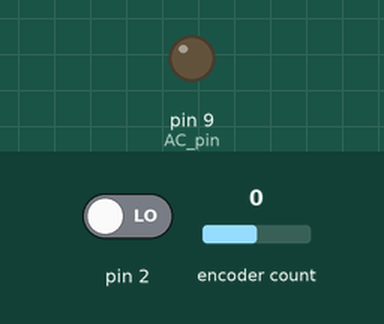
Recording of a sketch running on a simulated Arduino Uno, built with avr-gcc and run on an emulated ATmega328P. Parts: output pins drawn as LEDs (lit = HIGH). Inputs (shaded band) come from the test bench; at power-on: pin 2 LOW, encoder count 0. What the sketch prints to the serial monitor is not drawn.

Above: at 1.2 s.
1.3 s: pin 2 driven HIGH
At 2.2 s:
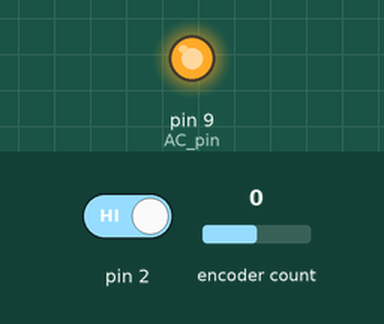
2.8 s: encoder count set to 1
Timing chart, 0 to 5.8 s (numbered marks = the images above; inputs shaded):
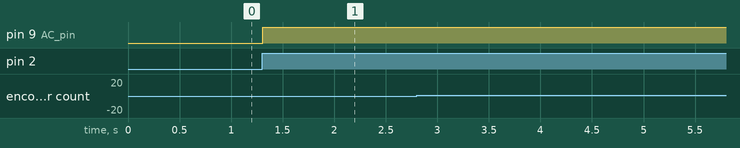

The sketch:

arduino.ino
```cpp
#include <RotaryEncoder.h>

#define ROTARYMIN 0
#define ROTARYMAX 50
#define ROTARYSTART 25
int lastPos = ROTARYSTART;
RotaryEncoder encoder(3, 5);

#include  <TimerOne.h>          // Avaiable from http://www.arduino.cc/playground/Code/Timer1
#define DIMMIN 100
#define DIMMAX 0
#define DIMSTART 50
volatile int i=0;               // Variable to use as a counter volatile as it is in an interrupt
volatile boolean zero_cross=0;  // Boolean to store a "switch" to tell us if we have crossed zero
int AC_pin = 9;                 // Output to Opto Triac
int dim = DIMSTART;               // Dimming level (0-128)  0 = on, 128 = 0ff

int freqStep = 65;    // This is the delay-per-brightness step in microseconds.
                      // For 60 Hz it should be 65
// It is calculated based on the frequency of your voltage supply (50Hz or 60Hz)
// and the number of brightness steps you want.
//
// Realize that there are 2 zerocrossing per cycle. This means
// zero crossing happens at 120Hz for a 60Hz supply or 100Hz for a 50Hz supply.

// To calculate freqStep divide the length of one full half-wave of the power
// cycle (in microseconds) by the number of brightness steps.
//
// (120 Hz=8333uS) / 128 brightness steps = 65 uS / brightness step
// (100Hz=10000uS) / 128 steps = 75uS/step


void setup() {                                      // Begin setup
  pinMode(AC_pin, OUTPUT);                          // Set the Triac pin as output
  attachInterrupt(0, zero_cross_detect, RISING);    // Attach an Interupt to Pin 2 (interupt 0) for Zero Cross Detection
  Timer1.initialize(freqStep);                      // Initialize TimerOne library for the freq we need
  Timer1.attachInterrupt(dim_check, freqStep);
  // Use the TimerOne Library to attach an interrupt
  // to the function we use to check to see if it is
  // the right time to fire the triac.  This function
  // will now run every freqStep in microseconds.
  encoder.setPosition(ROTARYSTART);
  Serial.begin(9600);
}

void zero_cross_detect() {
  zero_cross = true;               // set the boolean to true to tell our dimming function that a zero cross has occured
  i=0;
  digitalWrite(AC_pin, LOW);       // turn off TRIAC (and AC)
}

// Turn on the TRIAC at the appropriate time
void dim_check() {
  if(zero_cross == true) {
    if(i>=dim) {
      digitalWrite(AC_pin, HIGH); // turn on light
      i=0;  // reset time step counter
      zero_cross = false; //reset zero cross detection
    }
    else {
      i++; // increment time step counter
    }
  }
}

void loop() {
  encoder.tick();

  // get the current physical position and calc the logical position
  int newPos = encoder.getPosition();

  if (newPos < ROTARYMIN) {
    encoder.setPosition(ROTARYMIN);
    newPos = ROTARYMIN;
  } else if (newPos > ROTARYMAX) {
    encoder.setPosition(ROTARYMAX);
    newPos = ROTARYMAX;
  }

  if (lastPos != newPos) {
    dim = map(newPos, ROTARYMAX, ROTARYMIN, DIMMIN, DIMMAX);
    Serial.println(dim);
    lastPos = newPos;
  }
}
```

Measured:
- after the input at 1.3 s, pin 9 (AC_pin): LOW → HIGH at once
- after the input at 2.8 s, every drawn part: stays the same
